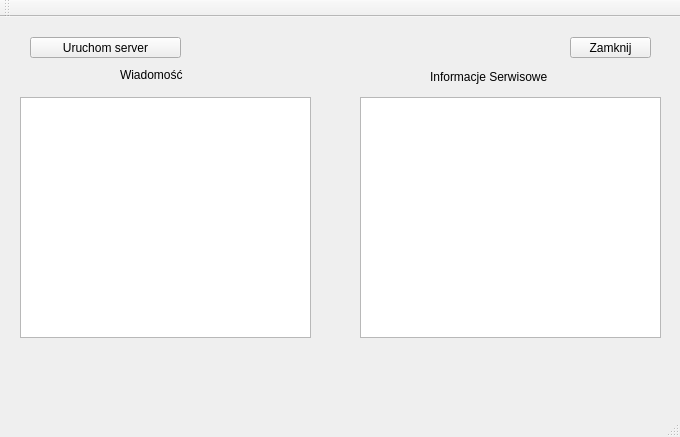
<?xml version="1.0" encoding="UTF-8"?>
<ui version="4.0">
 <class>MainWindow</class>
 <widget class="QMainWindow" name="MainWindow">
  <property name="geometry">
   <rect>
    <x>0</x>
    <y>0</y>
    <width>680</width>
    <height>437</height>
   </rect>
  </property>
  <property name="windowTitle">
   <string>MainWindow</string>
  </property>
  <widget class="QWidget" name="centralWidget">
   <widget class="QTextBrowser" name="textBrowser">
    <property name="geometry">
     <rect>
      <x>20</x>
      <y>80</y>
      <width>291</width>
      <height>241</height>
     </rect>
    </property>
   </widget>
   <widget class="QPushButton" name="pushButton">
    <property name="geometry">
     <rect>
      <x>570</x>
      <y>20</y>
      <width>81</width>
      <height>21</height>
     </rect>
    </property>
    <property name="text">
     <string>Zamknij</string>
    </property>
   </widget>
   <widget class="QPushButton" name="pushButton_2">
    <property name="geometry">
     <rect>
      <x>30</x>
      <y>20</y>
      <width>151</width>
      <height>21</height>
     </rect>
    </property>
    <property name="text">
     <string>Uruchom server</string>
    </property>
   </widget>
   <widget class="QTextBrowser" name="textBrowser_2">
    <property name="geometry">
     <rect>
      <x>360</x>
      <y>80</y>
      <width>301</width>
      <height>241</height>
     </rect>
    </property>
    <property name="textInteractionFlags">
     <set>Qt::TextBrowserInteraction</set>
    </property>
   </widget>
   <widget class="QLabel" name="label">
    <property name="geometry">
     <rect>
      <x>430</x>
      <y>50</y>
      <width>161</width>
      <height>20</height>
     </rect>
    </property>
    <property name="text">
     <string>Informacje Serwisowe</string>
    </property>
   </widget>
   <widget class="QLabel" name="label_2">
    <property name="geometry">
     <rect>
      <x>120</x>
      <y>50</y>
      <width>101</width>
      <height>16</height>
     </rect>
    </property>
    <property name="text">
     <string>Wiadomość</string>
    </property>
   </widget>
  </widget>
  <widget class="QMenuBar" name="menuBar">
   <property name="geometry">
    <rect>
     <x>0</x>
     <y>0</y>
     <width>680</width>
     <height>22</height>
    </rect>
   </property>
  </widget>
  <widget class="QToolBar" name="mainToolBar">
   <attribute name="toolBarArea">
    <enum>TopToolBarArea</enum>
   </attribute>
   <attribute name="toolBarBreak">
    <bool>false</bool>
   </attribute>
  </widget>
  <widget class="QStatusBar" name="statusBar"/>
 </widget>
 <layoutdefault spacing="6" margin="11"/>
 <resources/>
 <connections/>
</ui>
